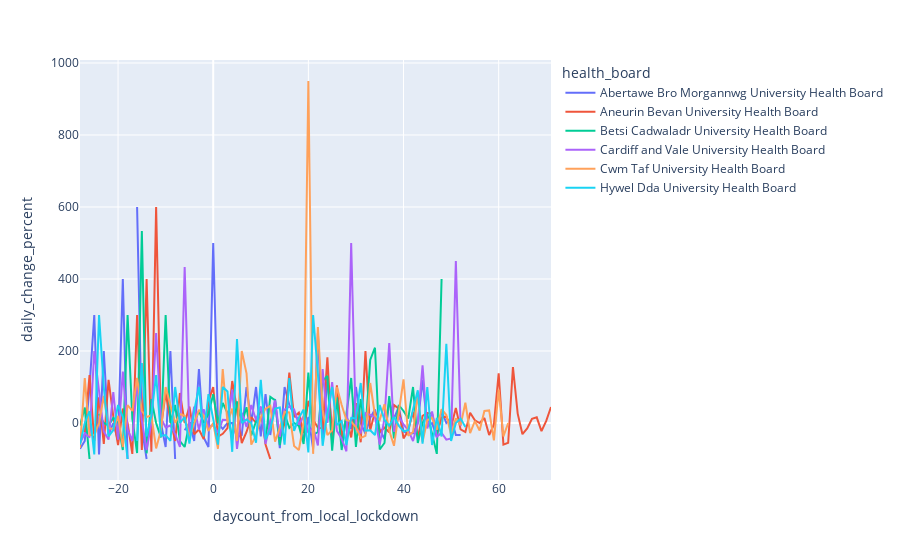

Notebook source saved alongside this figure:
### Code cell
fig = px.line(admissions_lockdowns_countdown, x = 'daycount_from_local_lockdown', y = 'daily_change_percent', color = 'health_board')
fig.show()

### Figure 1 — Plotly figure (JSON) as saved in the notebook; plotly's stock layout.template omitted (floating-point values rounded to 4 significant figures)
{"data": [{"hovertemplate": "health_board=Abertawe Bro Morgannwg University Health Board<br>daycount_from_local_lockdown=%{x}<br>daily_change_percent=%{y}<extra></extra>", "legendgroup": "Abertawe Bro Morgannwg University Health Board", "line": {"color": "#636efa", "dash": "solid"}, "mode": "lines", "name": "Abertawe Bro Morgannwg University Health Board", "orientation": "v", "showlegend": true, "type": "scatter", "x": [-28, -27, -26, -25, -24, -23, -22, -21, -20, -19, -18, -17, -16, -15, -14, -13, -12, -11, -10, -9, -8, -7, -6, -5, -4, -3, -2, -1, 0, 1, 2, 3, 4, 5, 6, 7, 8, 9, 10, 11, 12, 13, 14, 15, 16, 17, 18, 19, 20, 21, 22, 23, 24, 25, 26, 27, 28, 29, 30, 31, 32, 33, 34, 35, 36, 37, 38, 39, 40, 41, 42, 43, 44, 45, 46, 47, 48, 49, 50, 51, 52], "xaxis": "x", "y": [-71.43, -50, 100, 300, -87.5, 200, -33.33, 0, -50, 400, -100, null, 600, -14.29, -100, null, null, 0, -66.67, 200, -100, null, -20, 0, -50, 150, -40, -66.67, 500, 0, -16.67, 0, 0, -40, -33.33, 100, 0, 100, -37.5, 80, -33.33, 66.67, -70, 100, 50, 22.22, 9.09, -50, 16.67, -71.43, 250, -42.86, 125, -22.22, 85.71, -61.54, 20, -16.67, 100, 0, -30, 14.29, 37.5, -18.18, -44.44, 60, 12.5, 44.44, -23.08, -30, -28.57, 0, 120, -9.09, 0, -40, 33.33, 0, 12.5, -33.33, -33.33], "yaxis": "y"}, {"hovertemplate": "health_board=Aneurin Bevan University Health Board<br>daycount_from_local_lockdown=%{x}<br>daily_change_percent=%{y}<extra></extra>", "legendgroup": "Aneurin Bevan University Health Board", "line": {"color": "#EF553B", "dash": "solid"}, "mode": "lines", "name": "Aneurin Bevan University Health Board", "orientation": "v", "showlegend": true, "type": "scatter", "x": [-28, -27, -26, -25, -24, -23, -22, -21, -20, -19, -18, -17, -16, -15, -14, -13, -12, -11, -10, -9, -8, -7, -6, -5, -4, -3, -2, -1, 0, 1, 2, 3, 4, 5, 6, 7, 8, 9, 10, 11, 12, 13, 14, 15, 16, 17, 18, 19, 20, 21, 22, 23, 24, 25, 26, 27, 28, 29, 30, 31, 32, 33, 34, 35, 36, 37, 38, 39, 40, 41, 42, 43, 44, 45, 46, 47, 48, 49, 50, 51, 52, 53, 54, 55, 56, 57, 58, 59, 60, 61, 62, 63, 64, 65, 66, 67, 68, 69, 70, 71], "xaxis": "x", "y": [null, -25, 133.3, -50, 71.43, -58.33, 120, 18.18, -61.54, 40, 0, -85.71, 300, -75, 400, -80, 600, -14.29, 83.33, 9.09, -50, 83.33, 0, 45.45, -31.25, -18.18, -44.44, 60, 100, -37.5, -30, -14.29, 116.7, 38.46, -55.56, -25, 16.67, 0, 42.86, -60, -100, null, -50, 0, 140, 16.67, 28.57, -27.78, 61.54, 9.52, -13.04, -15, 182.3, -56.25, 104.8, -39.53, 15.38, -40, 55.56, -53.57, 200, -20.51, 32.26, -24.39, -12.9, -25.93, 50, 40, -42.86, -20.83, 31.58, -40, 20, 27.78, 26.09, -31.03, 15, 17.39, -11.11, 41.67, -17.65, -25, 28.57, 7.41, 0, 13.79, -33.33, -4.55, 138.1, -60, -55, 155.6, 26.09, -31.03, -15, 11.76, 15.79, -22.73, 5.88, 44.44], "yaxis": "y"}, {"hovertemplate": "health_board=Betsi Cadwaladr University Health Board<br>daycount_from_local_lockdown=%{x}<br>daily_change_percent=%{y}<extra></extra>", "legendgroup": "Betsi Cadwaladr University Health Board", "line": {"color": "#00cc96", "dash": "solid"}, "mode": "lines", "name": "Betsi Cadwaladr University Health Board", "orientation": "v", "showlegend": true, "type": "scatter", "x": [-28, -27, -26, -25, -24, -23, -22, -21, -20, -19, -18, -17, -16, -15, -14, -13, -12, -11, -10, -9, -8, -7, -6, -5, -4, -3, -2, -1, 0, 1, 2, 3, 4, 5, 6, 7, 8, 9, 10, 11, 12, 13, 14, 15, 16, 17, 18, 19, 20, 21, 22, 23, 24, 25, 26, 27, 28, 29, 30, 31, 32, 33, 34, 35, 36, 37, 38, 39, 40, 41, 42, 43, 44, 45, 46, 47, 48], "xaxis": "x", "y": [-6.67, 42.86, -100, null, 25, 0, -6.67, 14.29, 0, -75, 300, 12.5, -83.33, 533.3, -84.21, 66.67, 0, -40, 300, 0, 50, -50, -66.67, 0, 0, 33.33, 0, 25, 80, 0, 55.56, 28.57, -44.44, 60, 0, 43.75, -34.78, 6.67, 43.75, -52.17, 72.73, 63.16, -61.29, 25, -13.33, 0, -7.69, -58.33, 140, -33.33, -25, 116.7, 130.8, -76.67, 71.43, -75, 33.33, 125, -66.67, 66.67, -20, 175, 209.1, -73.53, -55.56, 75, -42.86, 50, 33.33, 12.5, 100, -55.56, 0, 25, -30, -85.71, 400], "yaxis": "y"}, {"hovertemplate": "health_board=Cardiff and Vale University Health Board<br>daycount_from_local_lockdown=%{x}<br>daily_change_percent=%{y}<extra></extra>", "legendgroup": "Cardiff and Vale University Health Board", "line": {"color": "#ab63fa", "dash": "solid"}, "mode": "lines", "name": "Cardiff and Vale University Health Board", "orientation": "v", "showlegend": true, "type": "scatter", "x": [-28, -27, -26, -25, -24, -23, -22, -21, -20, -19, -18, -17, -16, -15, -14, -13, -12, -11, -10, -9, -8, -7, -6, -5, -4, -3, -2, -1, 0, 1, 2, 3, 4, 5, 6, 7, 8, 9, 10, 11, 12, 13, 14, 15, 16, 17, 18, 19, 20, 21, 22, 23, 24, 25, 26, 27, 28, 29, 30, 31, 32, 33, 34, 35, 36, 37, 38, 39, 40, 41, 42, 43, 44, 45, 46, 47, 48, 49, 50, 51, 52], "xaxis": "x", "y": [-56.25, -28.57, -40, 200, 88.89, -23.53, -46.15, 85.71, -46.15, 142.9, -17.65, -50, 114.3, 6.67, -75, 0, 250, 14.29, -12.5, -7.14, -30.77, -66.67, 433.3, -31.25, 45.45, -18.75, 38.46, -11.11, -6.25, -26.67, 9.09, 8.33, 92.31, -72, 28.57, -11.11, 50, 8.33, 46.15, -57.89, 0, 62.5, -38.46, 37.5, 45.45, 37.5, -4.55, 19.05, -28, -11.11, -62.5, 150, 0, 113.3, -21.88, -44, -78.57, 500, -16.67, -26.67, 27.27, 21.43, 17.65, -60, 12.5, 222.2, -24.14, 18.18, -3.85, -20, -50, 0, 160, -15.38, 31.82, -37.93, -27.78, -46.15, -42.86, 450, -9.09], "yaxis": "y"}, {"hovertemplate": "health_board=Cwm Taf University Health Board<br>daycount_from_local_lockdown=%{x}<br>daily_change_percent=%{y}<extra></extra>", "legendgroup": "Cwm Taf University Health Board", "line": {"color": "#FFA15A", "dash": "solid"}, "mode": "lines", "name": "Cwm Taf University Health Board", "orientation": "v", "showlegend": true, "type": "scatter", "x": [-28, -27, -26, -25, -24, -23, -22, -21, -20, -19, -18, -17, -16, -15, -14, -13, -12, -11, -10, -9, -8, -7, -6, -5, -4, -3, -2, -1, 0, 1, 2, 3, 4, 5, 6, 7, 8, 9, 10, 11, 12, 13, 14, 15, 16, 17, 18, 19, 20, 21, 22, 23, 24, 25, 26, 27, 28, 29, 30, 31, 32, 33, 34, 35, 36, 37, 38, 39, 40, 41, 42, 43, 44, 45, 46, 47, 48, 49, 50, 51, 52, 53, 54, 55, 56, 57, 58, 59, 60, 61, 62], "xaxis": "x", "y": [-69.23, 125, -33.33, -33.33, 0, 75, -14.29, -16.67, 20, -66.67, 50, 33.33, 125, 33.33, 16.67, 21.43, -70.59, -20, 100, 50, 0, 25, 20, -38.89, 0, 36.36, 20, -22.22, 0, -71.43, 150, 0, 40, -50, 200, 138.1, -60, -35, 15.38, 40, 47.62, -51.61, -13.33, 30.77, 29.41, -63.64, -75, 0, 950, -85.71, 266.7, 36.36, -33.33, -20, 100, 50, 8.33, 3.85, -11.11, -41.67, -35.71, 111.1, 21.05, 8.7, 52, -21.05, -63.33, 27.27, 121.4, -35.48, -25, 80, -51.85, 7.69, 14.29, -18.75, 38.46, 22.22, -31.82, 13.33, -5.88, 56.25, -28, 5.56, -21.05, 33.33, 35, -48.15, 92.86, -37.04, 0], "yaxis": "y"}, {"hovertemplate": "health_board=Hywel Dda University Health Board<br>daycount_from_local_lockdown=%{x}<br>daily_change_percent=%{y}<extra></extra>", "legendgroup": "Hywel Dda University Health Board", "line": {"color": "#19d3f3", "dash": "solid"}, "mode": "lines", "name": "Hywel Dda University Health Board", "orientation": "v", "showlegend": true, "type": "scatter", "x": [-28, -27, -26, -25, -24, -23, -22, -21, -20, -19, -18, -17, -16, -15, -14, -13, -12, -11, -10, -9, -8, -7, -6, -5, -4, -3, -2, -1, 0, 1, 2, 3, 4, 5, 6, 7, 8, 9, 10, 11, 12, 13, 14, 15, 16, 17, 18, 19, 20, 21, 22, 23, 24, 25, 26, 27, 28, 29, 30, 31, 32, 33, 34, 35, 36, 37, 38, 39, 40, 41, 42, 43, 44, 45, 46, 47, 48, 49, 50, 51, 52, 53], "xaxis": "x", "y": [-60, 0, 33.33, -87.5, 300, 100, -37.5, -20, 50, 16.67, -100, null, -50, 166.7, -37.5, 20, 133.3, -35.71, -33.33, -50, 100, 0, 16.67, -57.14, 33.33, 100, -37.5, 80, 11.11, -60, 100, 87.5, -80, 233.3, 0, 10, 0, -54.55, 120, -45.45, -16.67, 40, 42.86, -60, 125, -22.22, 14.29, 37.5, -81.82, 300, 137.5, -63.16, 28.57, 100, -5.56, 5.88, -61.11, 14.29, 12.5, 111.1, -21.05, -20, -33.33, 50, 8.33, -7.69, 16.67, -7.14, -23.08, -20, 37.5, 90.91, -57.14, 100, -61.11, 14.29, -37.5, 220, -50, 0, 12.5, -11.11], "yaxis": "y"}], "layout": {"legend": {"title": {"text": "health_board"}, "tracegroupgap": 0}, "margin": {"t": 60}, "xaxis": {"anchor": "y", "domain": [0, 1], "title": {"text": "daycount_from_local_lockdown"}}, "yaxis": {"anchor": "x", "domain": [0, 1], "title": {"text": "daily_change_percent"}}}}
